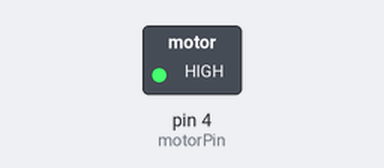
A sketch run on a simulated Arduino Uno, built with avr-gcc and run on an emulated ATmega328P. Shown: switched loads named in the sketch (green lamp = pin HIGH).

Above: at 0.1 s.
Timing chart, 0 to 1.6 s (numbered marks = the images above):
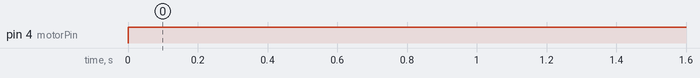

Measured:
- by itself, pin 4 (motorPin): LOW → HIGH at 0.00 s

The sketch:

buzzer_code.ino
```cpp
//test to check micro vibrator motor works before implementing it into my main project code
//transister pin bas defined here
const int motorPin = 4;

void setup() {
  //motor pin = output
  pinMode(motorPin, OUTPUT);
}

void loop() {
  //motor on
  digitalWrite(motorPin, HIGH);
  delay(1000);
}
```
